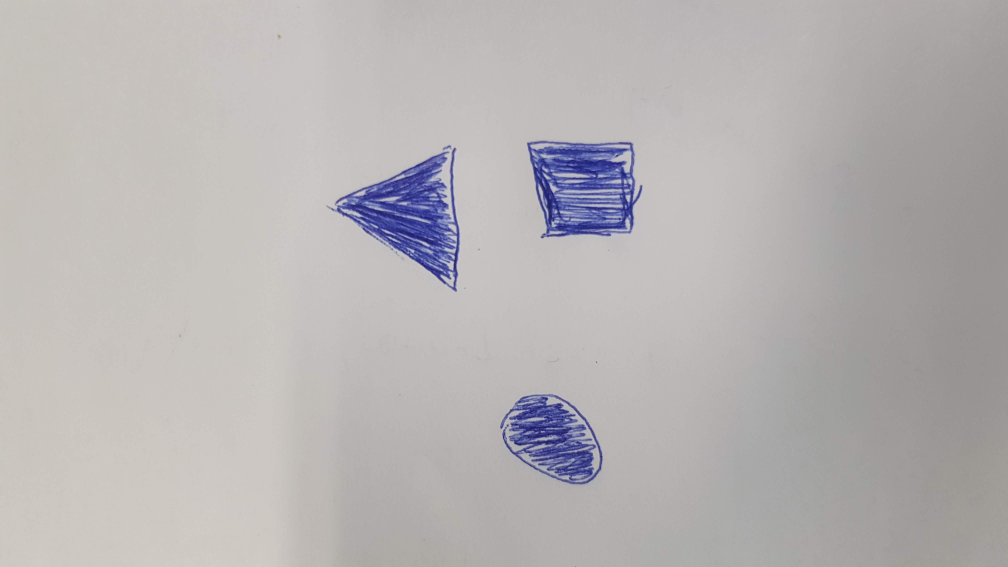
#> input picture image/shapes.jpg, 4032 x 2268 px (shown at 1/4 size)
$ python center_of_shape.py
#> lines starting #> are read from the running program, lines starting #| are printed output that depends on the picture; after the words box and inside, x2 and y2 are one past the last pixel; in counts of white or black regions, pixels touching at a corner belong together
# import the necessary packages
import imutils
import cv2


def resize_image(img_src, scale_percent):
    """
    Take in src and scale percent as args, return numpy.ndarray aka. image.

    Keyword arguments:
    img_src -- image to be re sized
    scale_percent -- the percentage to be resize
    """
    # calculate the given percent of original dimensions
    width = int(img_src.shape[1] * scale_percent / 100)
    height = int(img_src.shape[0] * scale_percent / 100)

    # desired size
    dsize = (width, height)

    # return re sized image
    return cv2.resize(image, dsize)


# load the image, convert it to grayscale, blur it slightly then thresh make image to black and white
image = cv2.imread("image/shapes.jpg", cv2.IMREAD_UNCHANGED)
#> image is the input picture: shape (2268, 4032, 3); mean B, G, R 179.4, 179, 182.4

resize_image(image, 20)
#> in resize_image, `return cv2.resize(image, dsize)`:
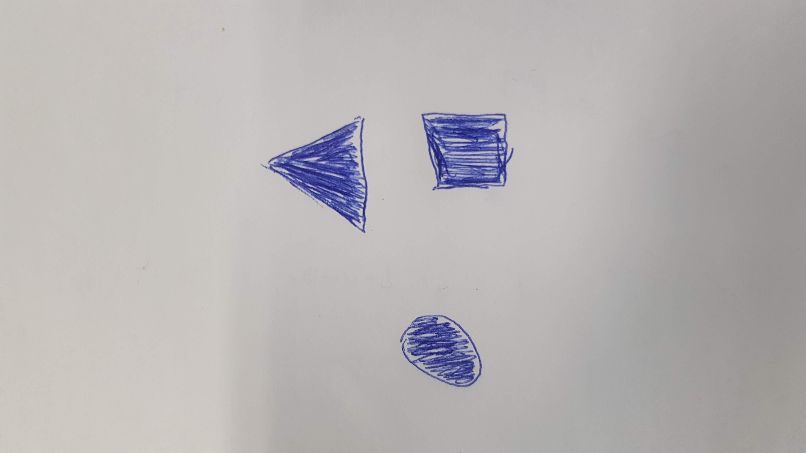
#> returned value: shape (453, 806, 3); mean of channels 0, 1, 2 179.4, 178.9, 182.4; drawn as B, G, R
output = resize_image(image, 20)
print(type(output))
#| <class 'numpy.ndarray'>

cv2.imshow("Resized Images", output)
cv2.waitKey(0)

gray = cv2.cvtColor(output, cv2.COLOR_BGR2GRAY)
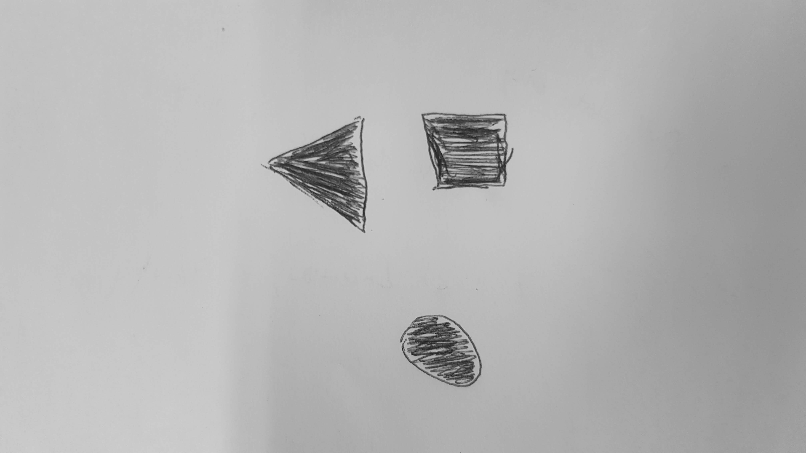
#> gray: shape (453, 806); min 26, max 207, mean 179.9
blur = cv2.GaussianBlur(gray, (5, 5), 0)
thresh = cv2.threshold(blur, 145, 255, cv2.THRESH_BINARY_INV)[1]
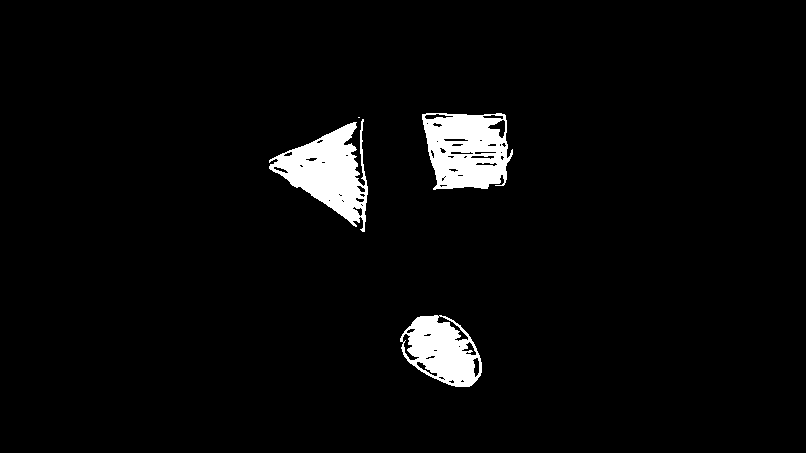
#> thresh: shape (453, 806); 3.8% white; 4 white regions (1 under 20 px)

# find contours in the threshold-ed image
cnts = cv2.findContours(thresh.copy(), cv2.RETR_EXTERNAL, cv2.CHAIN_APPROX_SIMPLE)
#> cnts = 4 contours, 1 with area under 20; largest, box (x1, y1, x2, y2) and area: (422, 113, 513, 190) 5538, (269, 119, 368, 232) 5082, (400, 315, 482, 387) 4086
cnts = imutils.grab_contours(cnts)

# loop over the contours
for c in cnts:
    # compute the center of the contour
    M = cv2.moments(c)
    m10 = M["m10"]
    m00 = M["m00"]
    m01 = M["m01"]
    m00 = M["m00"]

    if m10 and m00 and m01 and m00 > 0:
        cX = int(m10 / m00)
        cY = int(m01 / m00)

        # draw the contour and center of the shape on the image
        cv2.drawContours(output, [c], -1, (0, 255, 0), 2)
        cv2.circle(output, (cX, cY), 7, (255, 255, 255), -1)
        cv2.putText(output, "center", (cX - 20, cY - 20), cv2.FONT_HERSHEY_SIMPLEX, 0.5, (255, 255, 255), 2)
#> this loop made 4 passes
#> (m10, m01, cX, cY) on passes 1, 2, 4: (1804800.2, 1431302.5, 441, 350), (1665360.2, 876160.7, 327, 172), (2585031.3, 823458.8, 466, 148)
#> (c, m10, m01) on pass 3: ([[358, 117], [359, 117]], 0, 0)
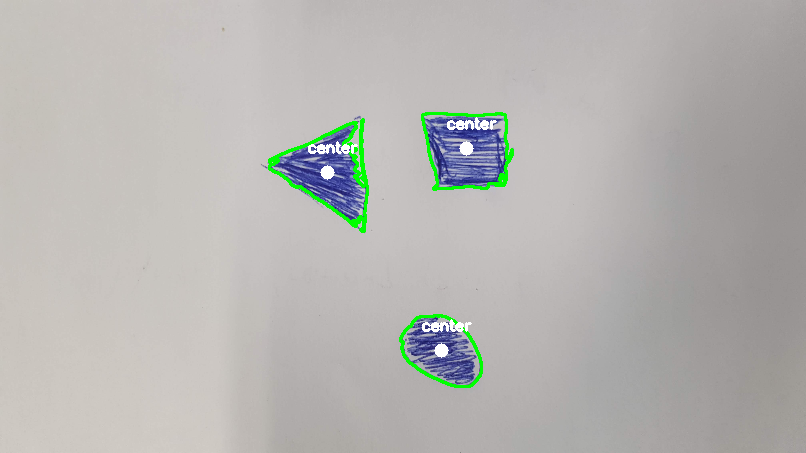
#> output: shape (453, 806, 3); 1.37% of pixels changed, all inside (x1, y1, x2, y2) = (268, 112, 514, 388)

# show the image
cv2.imshow("Images", output)
cv2.waitKey(0)
